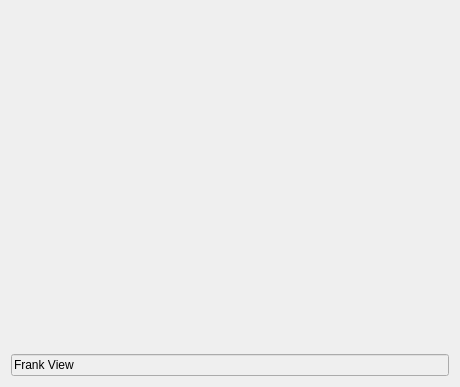
<?xml version="1.0" encoding="UTF-8"?>
<ui version="4.0">
 <class>VersionDialog</class>
 <widget class="QDialog" name="VersionDialog">
  <property name="geometry">
   <rect>
    <x>0</x>
    <y>0</y>
    <width>460</width>
    <height>387</height>
   </rect>
  </property>
  <property name="minimumSize">
   <size>
    <width>460</width>
    <height>387</height>
   </size>
  </property>
  <property name="maximumSize">
   <size>
    <width>460</width>
    <height>387</height>
   </size>
  </property>
  <property name="windowTitle">
   <string>Dialog</string>
  </property>
  <layout class="QVBoxLayout" name="verticalLayout_2">
   <item>
    <layout class="QVBoxLayout" name="verticalLayout">
     <item>
      <widget class="QLabel" name="labelVersionImage">
       <property name="styleSheet">
        <string notr="true">background-image: url(:/image/res/Version.png);</string>
       </property>
       <property name="text">
        <string/>
       </property>
      </widget>
     </item>
     <item>
      <widget class="QLineEdit" name="lineEdit">
       <property name="enabled">
        <bool>false</bool>
       </property>
       <property name="styleSheet">
        <string notr="true">color: rgb(0, 0, 0);</string>
       </property>
       <property name="text">
        <string>Frank View</string>
       </property>
      </widget>
     </item>
    </layout>
   </item>
  </layout>
 </widget>
 <resources/>
 <connections/>
</ui>
